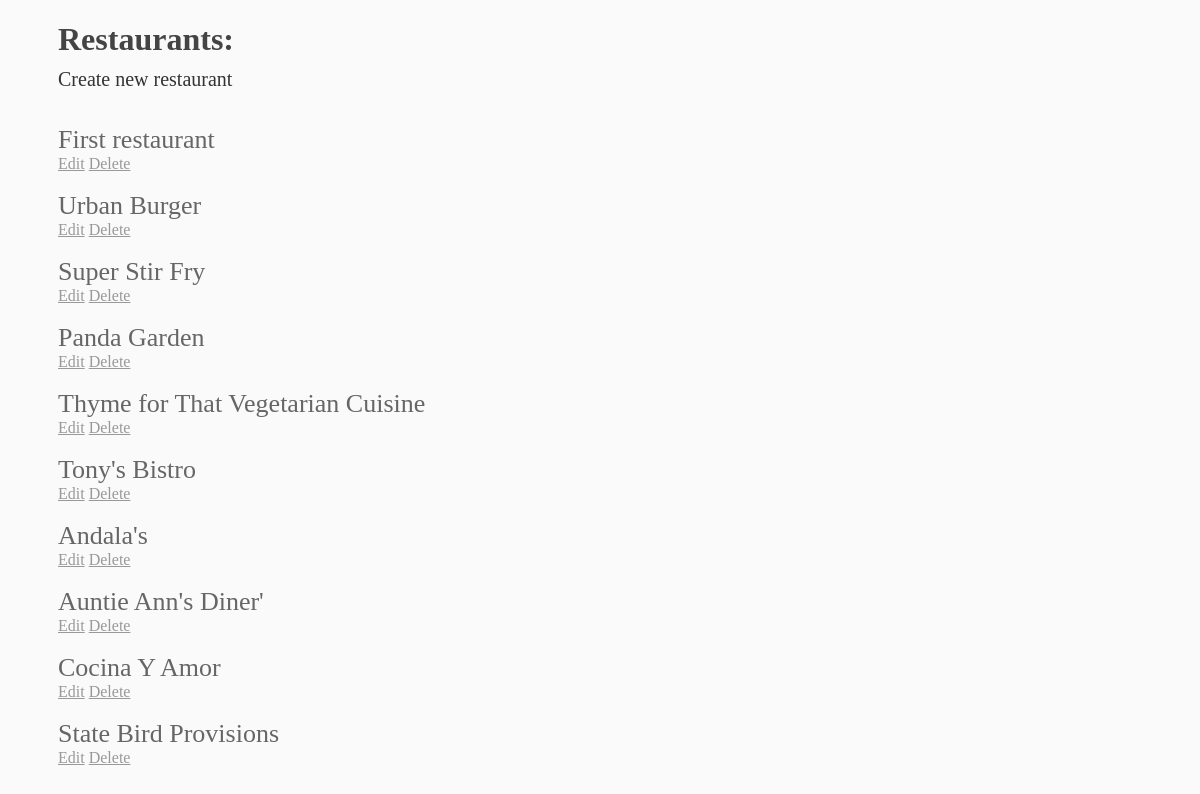
The app's page /restaurants with its own data.
### database_setup.py (models this page shows, shortened)
class Restaurant(Base):
    __tablename__ = 'restaurant'
    name = Column(
        String(80), nullable = False)
    id   = Column(
        Integer, primary_key = True)

### restaurants.py (the view)
@app.route('/')
@app.route('/restaurant')
@app.route('/restaurants')
def showRestaurants():
    restaurants = sess.query(Restaurant).all()
    return render_template('restaurants.html', restaurants = restaurants)

### templates/restaurants.html (shortened to what this page needs)
<!DOCTYPE html>
<html>
<head>
    <link rel="stylesheet" type="text/css" href="{{url_for('static', filename='css/main.css')}}">
</head>
<body>
    <p><h1>Restaurants:</h1>
    <a class="create" href="{{url_for('newRestaurant')}}">Create new restaurant</a>
    <br><br></p>
    {% for restaurant in restaurants %}
        <a class="item" href="{{url_for('showMenu', restaurant_id = restaurant.id)}}">{{ restaurant.name }}</a><br>
        <a class="edit" href="{{url_for('editRestaurant', restaurant_id = restaurant.id)}}">Edit</a>
        <a class="edit" href="{{url_for('deleteRestaurant', restaurant_id = restaurant.id)}}">Delete</a>
        <br><br>
    {% endfor %}
</body>
</html>

### static/css/main.css (style rules this page uses)
body { background-color: #fafafa; padding: 0px 50px 0px 50px; color: #444; width: max-content; }
h1 { margin-bottom: 10px; }
a { display: inline-block; }
.item { color: #666; font-size: 26px; text-decoration: none; }
.edit { color: #999; text-transform: capitalize; }
.create { color: #333; font-size: 20px; text-decoration: none; }

### records on screen
Restaurant: name "First restaurant"
Restaurant: name "Urban Burger"
Restaurant: name "Super Stir Fry"
Restaurant: name "Panda Garden"
Restaurant: name "Thyme for That Vegetarian Cuisine"
Restaurant: name "Tony's Bistro"
Restaurant: name "Andala's"
Restaurant: name "Auntie Ann's Diner'"
Restaurant: name "Cocina Y Amor"
Restaurant: name "State Bird Provisions"
